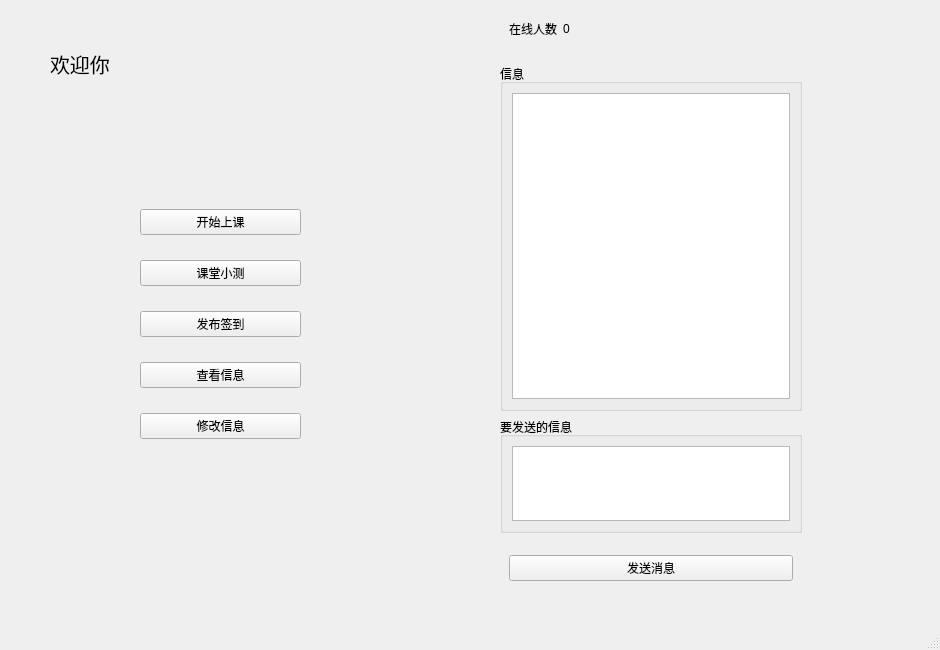
<?xml version="1.0" encoding="UTF-8"?>
<ui version="4.0">
 <class>TeacherView</class>
 <widget class="QMainWindow" name="TeacherView">
  <property name="geometry">
   <rect>
    <x>0</x>
    <y>0</y>
    <width>940</width>
    <height>650</height>
   </rect>
  </property>
  <property name="windowTitle">
   <string>MainWindow</string>
  </property>
  <widget class="QWidget" name="centralwidget">
   <widget class="QWidget" name="widget" native="true">
    <property name="geometry">
     <rect>
      <x>140</x>
      <y>190</y>
      <width>161</width>
      <height>271</height>
     </rect>
    </property>
    <layout class="QVBoxLayout" name="verticalLayout_5">
     <item>
      <widget class="QPushButton" name="start">
       <property name="text">
        <string>开始上课</string>
       </property>
      </widget>
     </item>
     <item>
      <widget class="QPushButton" name="test">
       <property name="text">
        <string>课堂小测</string>
       </property>
      </widget>
     </item>
     <item>
      <widget class="QPushButton" name="sign">
       <property name="text">
        <string>发布签到</string>
       </property>
      </widget>
     </item>
     <item>
      <widget class="QPushButton" name="lookup">
       <property name="text">
        <string>查看信息</string>
       </property>
      </widget>
     </item>
     <item>
      <widget class="QPushButton" name="modify">
       <property name="text">
        <string>修改信息</string>
       </property>
      </widget>
     </item>
    </layout>
   </widget>
   <widget class="QWidget" name="widget_2" native="true">
    <property name="geometry">
     <rect>
      <x>500</x>
      <y>0</y>
      <width>302</width>
      <height>597</height>
     </rect>
    </property>
    <layout class="QVBoxLayout" name="verticalLayout_4" stretch="1,6,2,1">
     <item>
      <widget class="QWidget" name="widget_3" native="true">
       <layout class="QHBoxLayout" name="horizontalLayout">
        <item>
         <widget class="QLabel" name="label">
          <property name="text">
           <string>在线人数</string>
          </property>
         </widget>
        </item>
        <item>
         <widget class="QLabel" name="onlineNum">
          <property name="text">
           <string>0</string>
          </property>
         </widget>
        </item>
        <item>
         <spacer name="horizontalSpacer_3">
          <property name="orientation">
           <enum>Qt::Horizontal</enum>
          </property>
          <property name="sizeHint" stdset="0">
           <size>
            <width>40</width>
            <height>20</height>
           </size>
          </property>
         </spacer>
        </item>
       </layout>
      </widget>
     </item>
     <item>
      <widget class="QGroupBox" name="groupBox">
       <property name="title">
        <string>信息</string>
       </property>
       <layout class="QVBoxLayout" name="verticalLayout">
        <item>
         <widget class="QTextEdit" name="textRecv"/>
        </item>
       </layout>
      </widget>
     </item>
     <item>
      <widget class="QGroupBox" name="groupBox_2">
       <property name="title">
        <string>要发送的信息</string>
       </property>
       <layout class="QVBoxLayout" name="verticalLayout_2">
        <item>
         <widget class="QTextEdit" name="textToSend">
          <property name="html">
           <string>&lt;!DOCTYPE HTML PUBLIC &quot;-//W3C//DTD HTML 4.0//EN&quot; &quot;http://www.w3.org/TR/REC-html40/strict.dtd&quot;&gt;
&lt;html&gt;&lt;head&gt;&lt;meta name=&quot;qrichtext&quot; content=&quot;1&quot; /&gt;&lt;style type=&quot;text/css&quot;&gt;
p, li { white-space: pre-wrap; }
&lt;/style&gt;&lt;/head&gt;&lt;body style=&quot; font-family:'SimSun'; font-size:9pt; font-weight:400; font-style:normal;&quot;&gt;
&lt;p style=&quot;-qt-paragraph-type:empty; margin-top:0px; margin-bottom:0px; margin-left:0px; margin-right:0px; -qt-block-indent:0; text-indent:0px;&quot;&gt;&lt;br /&gt;&lt;/p&gt;&lt;/body&gt;&lt;/html&gt;</string>
          </property>
         </widget>
        </item>
       </layout>
      </widget>
     </item>
     <item>
      <widget class="QWidget" name="widget_4" native="true">
       <layout class="QVBoxLayout" name="verticalLayout_3">
        <item>
         <widget class="QPushButton" name="sendMsg">
          <property name="text">
           <string>发送消息</string>
          </property>
         </widget>
        </item>
       </layout>
      </widget>
     </item>
    </layout>
   </widget>
   <widget class="QWidget" name="widget_5" native="true">
    <property name="geometry">
     <rect>
      <x>50</x>
      <y>40</y>
      <width>255</width>
      <height>47</height>
     </rect>
    </property>
    <layout class="QHBoxLayout" name="horizontalLayout_2">
     <item>
      <widget class="QLabel" name="label_2">
       <property name="font">
        <font>
         <pointsize>15</pointsize>
        </font>
       </property>
       <property name="text">
        <string>欢迎你</string>
       </property>
      </widget>
     </item>
     <item>
      <widget class="QLabel" name="id">
       <property name="text">
        <string/>
       </property>
      </widget>
     </item>
     <item>
      <widget class="QLabel" name="name">
       <property name="text">
        <string/>
       </property>
      </widget>
     </item>
    </layout>
   </widget>
  </widget>
  <widget class="QMenuBar" name="menubar">
   <property name="geometry">
    <rect>
     <x>0</x>
     <y>0</y>
     <width>940</width>
     <height>26</height>
    </rect>
   </property>
  </widget>
  <widget class="QStatusBar" name="statusbar"/>
 </widget>
 <resources/>
 <connections/>
</ui>
